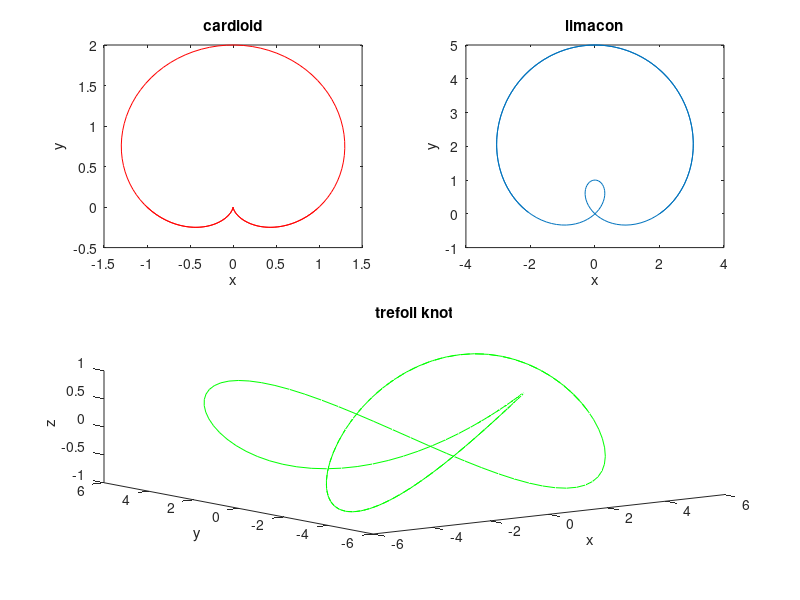

Reproduce this figure in MATLAB.

% 2-D and 3-D curves plotting (examples)
t = 0:0.05:3*pi; % parameterization for curve plotting
figure; % opening new window for Figure 3
subplot(2,2,1); % cardioid
plot((sin(t)-1).*cos(t),(sin(t)-1).*sin(t),'r'); % 2-D plotting
title('cardioid');
xlabel('x'); ylabel('y');

subplot(2,2,2); % limacon
plot((3*sin(t)+2).*cos(t),(3*sin(t)+2).*sin(t)); % 2-D plotting
title('limacon');
xlabel('x'); ylabel('y');

subplot(2,2,3:4); % trefoil knot
plot3(4*cos(2*t)+2*cos(t),4*sin(2*t)-2*sin(t),sin(3*t),'g'); % 3-D plotting
title('trefoil knot');
xlabel('x'); ylabel('y'); zlabel('z');
